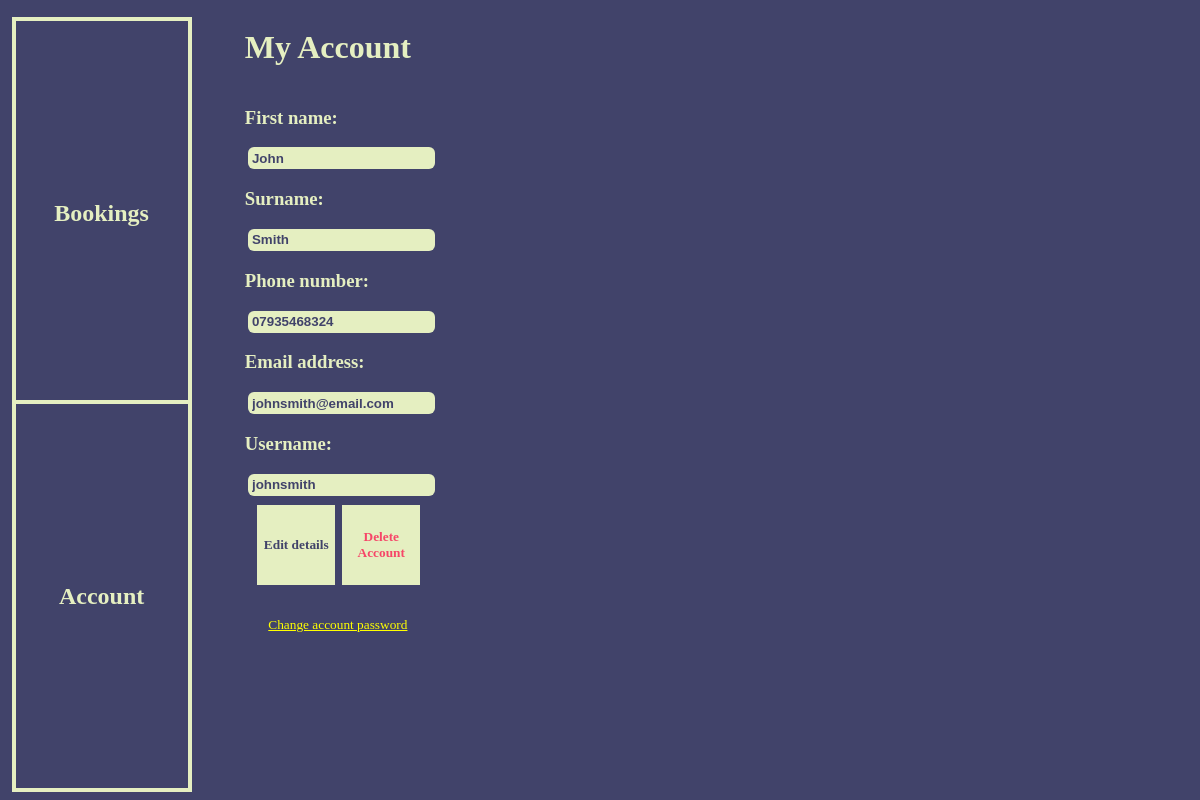
The page /customer-account (signed in) on the database its author committed.
### tables this page shows
CREATE TABLE Customers (
                    id INTEGER PRIMARY KEY, 
                    FirstName TEXT,
                    LastName TEXT, 
                    EmailAddress TEXT,
                    PhoneNumber TEXT,
                    AccountID TEXT,
                
                    FOREIGN KEY (AccountID) REFERENCES Accounts (id) ON DELETE CASCADE);

### app.py (the view)
@app.route("/customer-account", methods=['GET', 'POST'])
def CustomerAccount():
    if session['IsAdmin'] == False:
        Firstname = GetValueFromTable('Customers', 1, session['CustomerID'])
        Surname = GetValueFromTable('Customers', 2, session['CustomerID'])
        PhoneNumber = GetValueFromTable('Customers', 4, session['CustomerID'])
        EmailAddress = GetValueFromTable('Customers', 3, session['CustomerID'])
        Username = GetValueFromTable('Customers', 5, session['CustomerID'])
        return render_template("CustomerAccount.html", Firstname=Firstname, Surname=Surname, PhoneNumber=PhoneNumber, EmailAddress=EmailAddress, Username=Username)
    return redirect("/")

### RetrieveDataFromDatabase.py (called while the page is built)
def GetValueFromTable(Table, Column, ID):
    connection = sqlite3.connect('System.db')
    cursor = connection.cursor()
    Array = GetEntireTable(Table)
    IDArray = [Tuple[0] for Tuple in sorted(Array, key=lambda x: Array.index(x))]
    try:
        int(ID)
        Row = BinarySearch(IDArray, ID)
    except:
        Row = LinearSearch(IDArray, ID)
    connection.commit()
    connection.close()
    return Array[Row][Column]

def GetEntireTable(Table):
    connection = sqlite3.connect('System.db')
    cursor = connection.cursor()
    cursor.execute(f'SELECT * FROM {Table}')
    Array = cursor.fetchall()
    Array = [list(row) for row in Array]
    connection.commit()
    connection.close()
    return Array

### SearchesAndSorts.py (called while the page is built)
def BinarySearch(Array, SearchValue):
    Low = 0
    High = len(Array)-1
    while Low <= High:
        Mid = (Low + High) // 2
        if Array[Mid] == SearchValue:
            return Mid
        elif Array[Mid] > SearchValue:
            High = Mid - 1
        else:
            Low = Mid + 1
    return False

### templates/CustomerAccount.html (shortened to what this page needs)
{% extends "BaseCustomerNavBar.html" %}
{% block contents %}
<div class="container">
    <h1>My Account</h1>
    <h3>First name:</h3>
    <input id="firstname" class="details" type="text" value="{{ Firstname }}" disabled>
    <h3>Surname:</h3>
    <input id="surname" class="details" type="text" value="{{ Surname }}" disabled>
    <h3>Phone number:</h3>
    <input id="phone-number" class="details" type="text" value="{{ PhoneNumber }}" disabled>
    <h3>Email address:</h3>
    <input id="email-address" class="details" type="text" value="{{ EmailAddress }}" disabled>
    <h3>Username:</h3>
    <input id="username" class="details" type="text" value="{{ Username }}" disabled style="width: fit-content;">
    <div class="horizontal-container">
        <button id="edit-button" style="margin-left: 7%;" onclick="editDetails()">Edit details</button>
        <button style="color: #f64668;">Delete Account</button>
    </div>
    <button style="margin-top: -5%; width: 100%; color: yellow; background-color: #41436a; font-weight: 500;" onclick="window.location.href = '/reset-password'"><u>Change account password</u></button>
</div>
{% endblock %}

### templates/BaseCustomerNavBar.html (shortened to what this page needs)
<!DOCTYPE html>
<html lang="en">
<head>
    <div class = "button-container">
        <button onclick="window.location.href = '/customer-bookings'" class="button">Bookings</button>
        <button onclick="window.location.href = '/customer-account'" class="button">Account</button>
    </div>
</head>
{% block contents %}{% endblock %}
</html>

### templates/BaseCustomerNavBar.html (style rules this page uses)
.button-container { width: 15%; float: left; display: flex; flex-direction: column; height: 98vh; position: fixed; }
.button { width: 100%; height: 50%; color: #E5EFC1; background-color: #41436A; border: 4px solid #E5EFC1; margin-bottom: -10%; font-family: Tahoma; font-size: x-large; cursor: pointer; }
@media (min-width: 950px) { .button-container { display: flex; } }

### templates/CustomerAccount.html (style rules this page uses)
.container { margin-left: 20%; float: left; display: flex; flex-direction: column; justify-content: center; font-family: Tahoma; color: #E5EFC1; text-align: left; }
.details { background-color: #E5EFC1; color: #41436a; border: none; border-radius: 6px; padding: 2%; width: 100%; font-weight: 800; margin-left: 2%; }
button { background-color: #E5EFC1; color: #41436a; border: none; font-family: Tahoma; font-weight: 800; padding: 2%; margin: 5% 2%; width: 80px; height: 80px; cursor: pointer; }
.horizontal-container { display: flex; flex-direction: row; }

### rows shown on the page
Customers: FirstName "John", LastName "Smith", PhoneNumber "07935468324", EmailAddress "johnsmith@email.com", AccountID "johnsmith"
